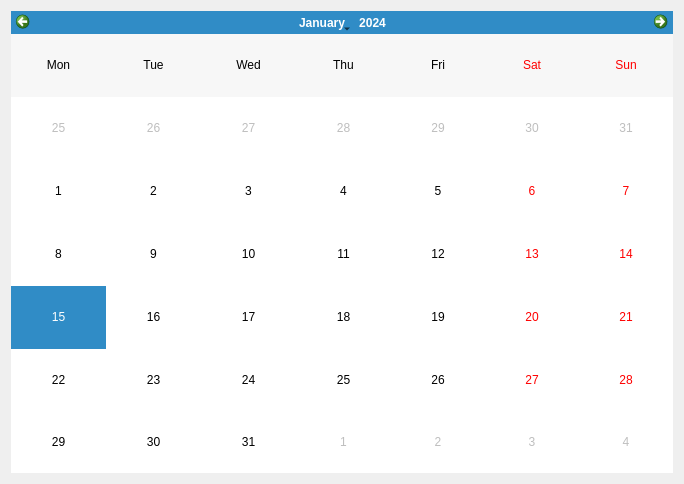
<?xml version="1.0" encoding="UTF-8"?>
<ui version="4.0">
 <class>Calendar</class>
 <widget class="QDialog" name="Calendar">
  <property name="geometry">
   <rect>
    <x>0</x>
    <y>0</y>
    <width>684</width>
    <height>484</height>
   </rect>
  </property>
  <property name="windowTitle">
   <string>Dialog</string>
  </property>
  <layout class="QHBoxLayout" name="horizontalLayout">
   <item>
    <widget class="QCalendarWidget" name="calendarWidget">
     <property name="autoFillBackground">
      <bool>true</bool>
     </property>
     <property name="verticalHeaderFormat">
      <enum>QCalendarWidget::NoVerticalHeader</enum>
     </property>
     <property name="navigationBarVisible">
      <bool>true</bool>
     </property>
     <property name="dateEditEnabled">
      <bool>true</bool>
     </property>
    </widget>
   </item>
  </layout>
 </widget>
 <resources/>
 <connections/>
</ui>
